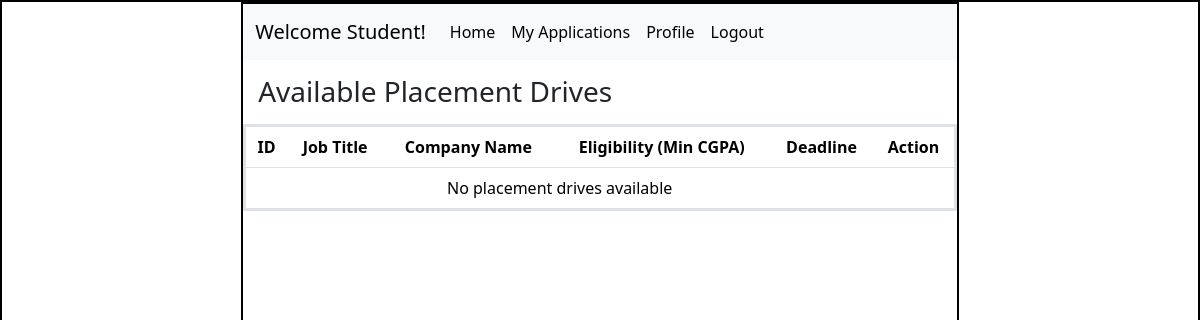
Before: /student/dashboard with the older database file.
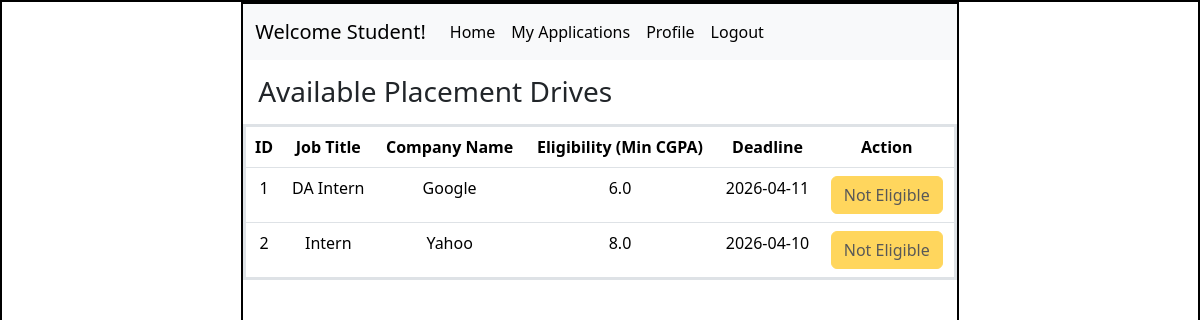
After: the same page with the newer database file.
### application/models.py (models this page shows)
class PlacementDrive(db.Model):
    __tablename__ = "placement_drive"   # ✅ IMPORTANT
    id = db.Column(db.Integer(), primary_key=True)
    company_id = db.Column(db.Integer(), db.ForeignKey('company.id'))
    job_title = db.Column(db.String(), nullable=False)
    description = db.Column(db.String())
    eligibility = db.Column(db.String())
    deadline = db.Column(db.String())
    status = db.Column(db.String(), default='pending')

class Company(db.Model):
    __tablename__ = "company"
    id = db.Column(db.Integer(), primary_key=True)
    user_id = db.Column(db.Integer(), db.ForeignKey('user.id'))  # ✅ FIXED TYPE
    company_name = db.Column(db.String(), nullable=False)
    hr_contact = db.Column(db.String())
    website = db.Column(db.String())
    status = db.Column(db.String(), default='pending')

### application/controllers.py (the view)
@app.route("/student/dashboard")
def student_dashboard():
    user_id = session.get("user_id")
    drives = PlacementDrive.query.filter_by(status="approved").all()
    profile = StudentProfile.query.filter_by(user_id=user_id).first()
    student_cgpa = profile.cgpa if profile else 0
    apps = Application.query.filter_by(student_id=user_id).all()
    applied_drive_ids = [app.drive_id for app in apps]
    companies = {c.id: c for c in Company.query.all()}
    return render_template(
        "student_dash.html",
        drives=drives,
        applied_drive_ids=applied_drive_ids,
        student_cgpa=student_cgpa,
        companies=companies
    )

### templates/student_dash.html (shortened to what this page needs)
<!DOCTYPE html>
<html lang="en">
<head>
    <link rel="stylesheet" href="/static/style.css">
    <link href="https://cdn.jsdelivr.net/npm/bootstrap@5.3.8/dist/css/bootstrap.min.css" rel="stylesheet">
</head>
<body>
    <div id="main">
        <div id="canvas">
            <nav class="navbar navbar-expand-lg bg-body-tertiary">
                <div class="container-fluid">
                    <a class="navbar-brand" href="#">Welcome Student!</a>
                    <div class="collapse navbar-collapse">
                        <ul class="navbar-nav me-auto">
                            <li class="nav-item">
                                <a class="nav-link active" href="/student/dashboard">Home</a>
                            </li>
                            <li class="nav-item">
                                <a class="nav-link active" href="/my_applications">My Applications</a>
                            </li>
                            <li class="nav-item">
                                <a class="nav-link active" href="/profile">Profile</a>
                            </li>
                            <li class="nav-item">
                                <a class="nav-link active" href="/logout">Logout</a>
                            </li>
                        </ul>
                    </div>
                </div>
            </nav>
            <div id="content">
                <h3 class="headings">Available Placement Drives</h3>
                <table class="table text-center border border-3">
                    <thead>
                        <tr>
                            <th>ID</th>
                            <th>Job Title</th>
                            <th>Company Name</th>
                            <th>Eligibility (Min CGPA)</th>
                            <th>Deadline</th>
                            <th>Action</th>
                        </tr>
                    </thead>
                    <tbody>
                        {% for drive in drives %}
                        <tr>
                            <td>{{ drive.id }}</td>
                            <td>{{ drive.job_title }}</td>
                            <td>{{ companies[drive.company_id].company_name }}</td>
                            <td>{{ drive.eligibility }}</td>
                            <td>{{ drive.deadline }}</td>
                            <td>
                                {% set required_cgpa = drive.eligibility.split('>=')[-1]|float %}
                                {% if drive.id in applied_drive_ids %}
                                    <button class="btn btn-secondary" disabled>Applied</button>
                                {% elif student_cgpa < required_cgpa %}
                                    <button class="btn btn-warning" disabled>Not Eligible</button>
                                {% elif drive.status == "closed" %}
                                    <button class="btn btn-danger" disabled>Closed</button>
                                {% else %}
                                    <a href="/apply/{{ drive.id }}" class="btn btn-primary">Apply</a>
                                {% endif %}
                            </td>
                        </tr>
                        {% endfor %}
                        {% if drives|length == 0 %}
                        <tr>
                            <td colspan="5">No placement drives available</td>
                        </tr>
                        {% endif %}
                    </tbody>
                </table>
            </div>
        </div>
    </div>
</body>
</html>

Changed rows visible on the page:
now on this page (row edited): PlacementDrive: id "1", job_title "DA Intern", eligibility "6.0", deadline "2026-04-11", shows "Not Eligible"
now on this page (row unchanged): Company: company_name "Google"
added PlacementDrive: id "2", job_title "Intern", eligibility "8.0", deadline "2026-04-10", shows "Not Eligible"
added Company: company_name "Yahoo"
Other visible differences:
text no longer shown: "No placement drives available"
